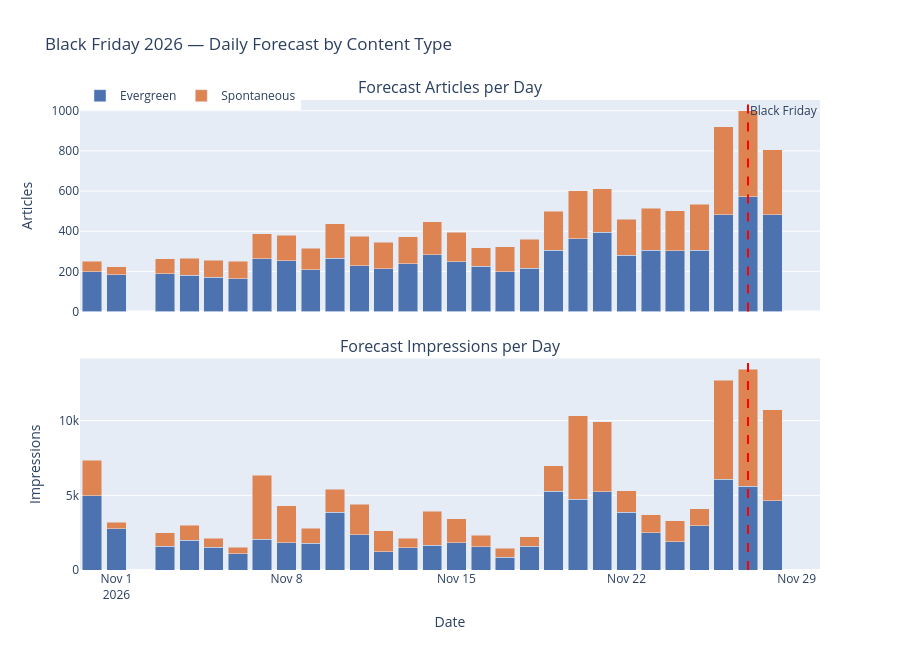

This figure's notebook cell:
### Code cell
import pandas as pd
import plotly.graph_objects as go
from plotly.subplots import make_subplots

from config import EVENT_NAME, EVENT_ANCHOR, FORECAST_YEAR

fc = pd.read_csv(f"data/{FORECAST_YEAR}_daily_impression_forecast_by_content_type.csv")
fc["date"] = pd.to_datetime(fc["date"])

colors = {"Evergreen": "#4C72B0", "Spontaneous": "#DD8452"}
_imps_col  = f"forecast_impressions_{FORECAST_YEAR}"
_arts_col  = f"forecast_articles_{FORECAST_YEAR}"

fig = make_subplots(
    rows=2, cols=1,
    shared_xaxes=True,
    subplot_titles=("Forecast Articles per Day", "Forecast Impressions per Day"),
    vertical_spacing=0.1,
)

for ct, color in colors.items():
    sub = fc[fc["content_type"] == ct].sort_values("date")
    fig.add_trace(go.Bar(
        x=sub["date"], y=sub[_arts_col],
        name=ct, marker_color=color,
        legendgroup=ct,
        hovertemplate="%{x|%d %b}<br>Articles: %{y:,.0f}<extra>" + ct + "</extra>",
    ), row=1, col=1)
    fig.add_trace(go.Bar(
        x=sub["date"], y=sub[_imps_col],
        name=ct, marker_color=color,
        legendgroup=ct, showlegend=False,
        hovertemplate="%{x|%d %b}<br>Impressions: %{y:,.0f}<extra>" + ct + "</extra>",
    ), row=2, col=1)

for row in [1, 2]:
    fig.add_vline(
        x=int(EVENT_ANCHOR.timestamp() * 1000),
        line_dash="dash", line_color="red",
        annotation_text="Event day" if row == 1 else "",
        annotation_position="top right",
        row=row, col=1,
    )

fig.update_layout(
    title=f"{EVENT_NAME} {FORECAST_YEAR} — Daily Forecast by Content Type",
    barmode="stack",
    xaxis2_title="Date",
    yaxis_title="Articles",
    yaxis2_title="Impressions",
    height=650,
    legend=dict(orientation="h", y=1.04, x=0),
)
fig.show()

### Figure 1 — Plotly figure (JSON) as saved in the notebook; plotly's stock layout.template omitted (floating-point values rounded to 4 significant figures)
{"data": [{"hovertemplate": "%{x|%d %b}<br>Articles: %{y:,.0f}<extra>Evergreen</extra>", "legendgroup": "Evergreen", "marker": {"color": "#4C72B0"}, "name": "Evergreen", "type": "bar", "x": ["2026-10-31T00:00:00", "2026-11-01T00:00:00", "2026-11-03T00:00:00", "2026-11-04T00:00:00", "2026-11-05T00:00:00", "2026-11-06T00:00:00", "2026-11-07T00:00:00", "2026-11-08T00:00:00", "2026-11-09T00:00:00", "2026-11-10T00:00:00", "2026-11-11T00:00:00", "2026-11-12T00:00:00", "2026-11-13T00:00:00", "2026-11-14T00:00:00", "2026-11-15T00:00:00", "2026-11-16T00:00:00", "2026-11-17T00:00:00", "2026-11-18T00:00:00", "2026-11-19T00:00:00", "2026-11-20T00:00:00", "2026-11-21T00:00:00", "2026-11-22T00:00:00", "2026-11-23T00:00:00", "2026-11-24T00:00:00", "2026-11-25T00:00:00", "2026-11-26T00:00:00", "2026-11-27T00:00:00", "2026-11-28T00:00:00"], "xaxis": "x", "y": [199, 183, 187, 181, 171, 164, 263, 254, 207, 265, 227, 212, 238, 282, 247, 226, 199, 216, 305, 362, 394, 280, 305, 302, 305, 482, 572, 483], "yaxis": "y"}, {"hovertemplate": "%{x|%d %b}<br>Impressions: %{y:,.0f}<extra>Evergreen</extra>", "legendgroup": "Evergreen", "marker": {"color": "#4C72B0"}, "name": "Evergreen", "showlegend": false, "type": "bar", "x": ["2026-10-31T00:00:00", "2026-11-01T00:00:00", "2026-11-03T00:00:00", "2026-11-04T00:00:00", "2026-11-05T00:00:00", "2026-11-06T00:00:00", "2026-11-07T00:00:00", "2026-11-08T00:00:00", "2026-11-09T00:00:00", "2026-11-10T00:00:00", "2026-11-11T00:00:00", "2026-11-12T00:00:00", "2026-11-13T00:00:00", "2026-11-14T00:00:00", "2026-11-15T00:00:00", "2026-11-16T00:00:00", "2026-11-17T00:00:00", "2026-11-18T00:00:00", "2026-11-19T00:00:00", "2026-11-20T00:00:00", "2026-11-21T00:00:00", "2026-11-22T00:00:00", "2026-11-23T00:00:00", "2026-11-24T00:00:00", "2026-11-25T00:00:00", "2026-11-26T00:00:00", "2026-11-27T00:00:00", "2026-11-28T00:00:00"], "xaxis": "x2", "y": [4960, 2766, 1584, 1979, 1533, 1085, 2075, 1831, 1805, 3869, 2372, 1215, 1484, 1641, 1830, 1556, 853, 1596, 5267, 4743, 5234, 3870, 2502, 1900, 2952, 6091, 5595, 4631], "yaxis": "y2"}, {"hovertemplate": "%{x|%d %b}<br>Articles: %{y:,.0f}<extra>Spontaneous</extra>", "legendgroup": "Spontaneous", "marker": {"color": "#DD8452"}, "name": "Spontaneous", "type": "bar", "x": ["2026-10-31T00:00:00", "2026-11-01T00:00:00", "2026-11-03T00:00:00", "2026-11-04T00:00:00", "2026-11-05T00:00:00", "2026-11-06T00:00:00", "2026-11-07T00:00:00", "2026-11-08T00:00:00", "2026-11-09T00:00:00", "2026-11-10T00:00:00", "2026-11-11T00:00:00", "2026-11-12T00:00:00", "2026-11-13T00:00:00", "2026-11-14T00:00:00", "2026-11-15T00:00:00", "2026-11-16T00:00:00", "2026-11-17T00:00:00", "2026-11-18T00:00:00", "2026-11-19T00:00:00", "2026-11-20T00:00:00", "2026-11-21T00:00:00", "2026-11-22T00:00:00", "2026-11-23T00:00:00", "2026-11-24T00:00:00", "2026-11-25T00:00:00", "2026-11-26T00:00:00", "2026-11-27T00:00:00", "2026-11-28T00:00:00"], "xaxis": "x", "y": [51, 40, 75, 85, 84, 87, 125, 126, 108, 171, 148, 132, 135, 166, 149, 91, 124, 144, 194, 240, 217, 179, 209, 199, 229, 438, 429, 322], "yaxis": "y"}, {"hovertemplate": "%{x|%d %b}<br>Impressions: %{y:,.0f}<extra>Spontaneous</extra>", "legendgroup": "Spontaneous", "marker": {"color": "#DD8452"}, "name": "Spontaneous", "showlegend": false, "type": "bar", "x": ["2026-10-31T00:00:00", "2026-11-01T00:00:00", "2026-11-03T00:00:00", "2026-11-04T00:00:00", "2026-11-05T00:00:00", "2026-11-06T00:00:00", "2026-11-07T00:00:00", "2026-11-08T00:00:00", "2026-11-09T00:00:00", "2026-11-10T00:00:00", "2026-11-11T00:00:00", "2026-11-12T00:00:00", "2026-11-13T00:00:00", "2026-11-14T00:00:00", "2026-11-15T00:00:00", "2026-11-16T00:00:00", "2026-11-17T00:00:00", "2026-11-18T00:00:00", "2026-11-19T00:00:00", "2026-11-20T00:00:00", "2026-11-21T00:00:00", "2026-11-22T00:00:00", "2026-11-23T00:00:00", "2026-11-24T00:00:00", "2026-11-25T00:00:00", "2026-11-26T00:00:00", "2026-11-27T00:00:00", "2026-11-28T00:00:00"], "xaxis": "x2", "y": [2381, 421, 925, 1027, 608, 440, 4277, 2470, 981, 1550, 2025, 1421, 637, 2280, 1596, 785, 597, 646, 1728, 5573, 4675, 1426, 1209, 1392, 1159, 6611, 7854, 6092], "yaxis": "y2"}], "layout": {"annotations": [{"font": {"size": 16}, "showarrow": false, "text": "Forecast Articles per Day", "x": 0.5, "xanchor": "center", "xref": "paper", "y": 1, "yanchor": "bottom", "yref": "paper"}, {"font": {"size": 16}, "showarrow": false, "text": "Forecast Impressions per Day", "x": 0.5, "xanchor": "center", "xref": "paper", "y": 0.45, "yanchor": "bottom", "yref": "paper"}, {"showarrow": false, "text": "Black Friday", "x": 1795737600000, "xanchor": "left", "xref": "x", "y": 1, "yanchor": "top", "yref": "y domain"}, {"showarrow": false, "text": "", "x": 1795737600000, "xanchor": "left", "xref": "x2", "y": 1, "yanchor": "top", "yref": "y2 domain"}], "barmode": "stack", "height": 650, "legend": {"orientation": "h", "x": 0, "y": 1.04}, "shapes": [{"line": {"color": "red", "dash": "dash"}, "type": "line", "x0": 1795737600000, "x1": 1795737600000, "xref": "x", "y0": 0, "y1": 1, "yref": "y domain"}, {"line": {"color": "red", "dash": "dash"}, "type": "line", "x0": 1795737600000, "x1": 1795737600000, "xref": "x2", "y0": 0, "y1": 1, "yref": "y2 domain"}], "title": {"text": "Black Friday 2026 — Daily Forecast by Content Type"}, "xaxis": {"anchor": "y", "domain": [0, 1], "matches": "x2", "showticklabels": false}, "xaxis2": {"anchor": "y2", "domain": [0, 1], "title": {"text": "Date"}}, "yaxis": {"anchor": "x", "domain": [0.55, 1], "title": {"text": "Articles"}}, "yaxis2": {"anchor": "x2", "domain": [0, 0.45], "title": {"text": "Impressions"}}}}
